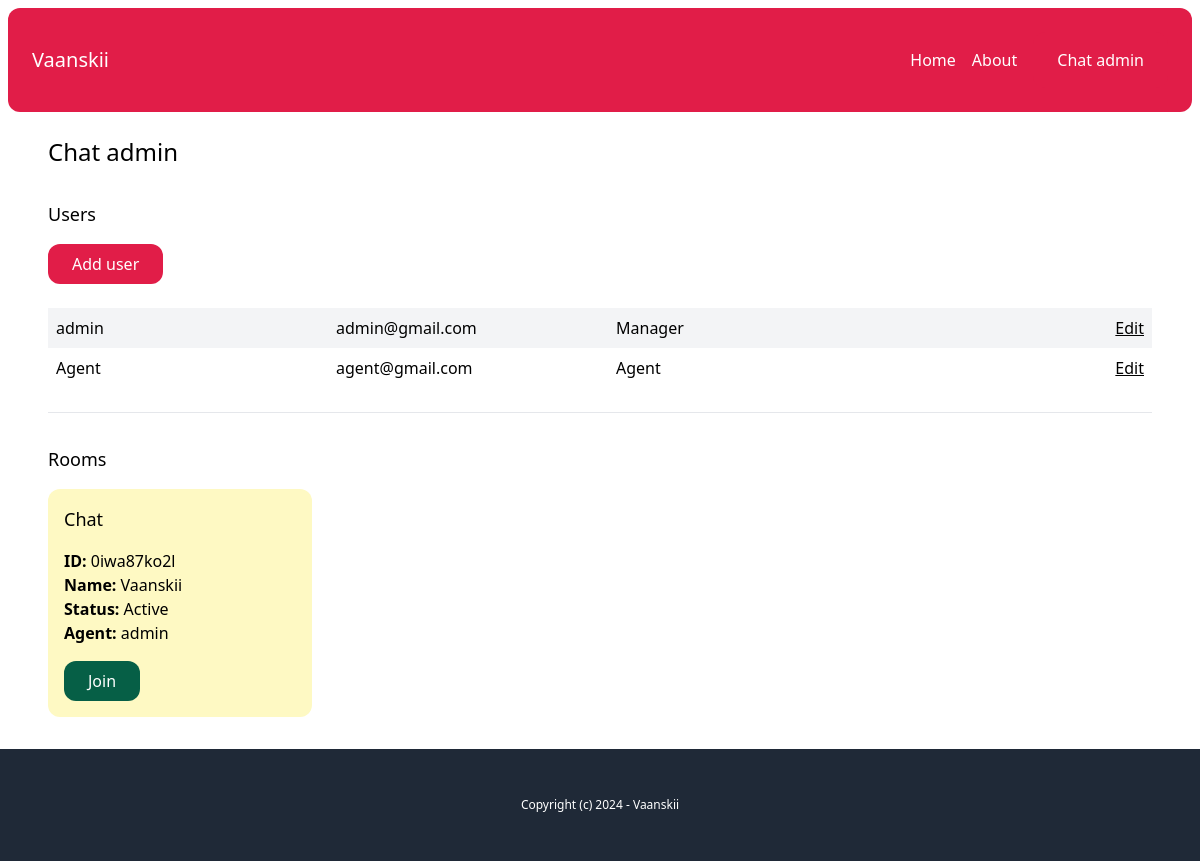
Before: /chat-admin/ (signed in) with the older database file.
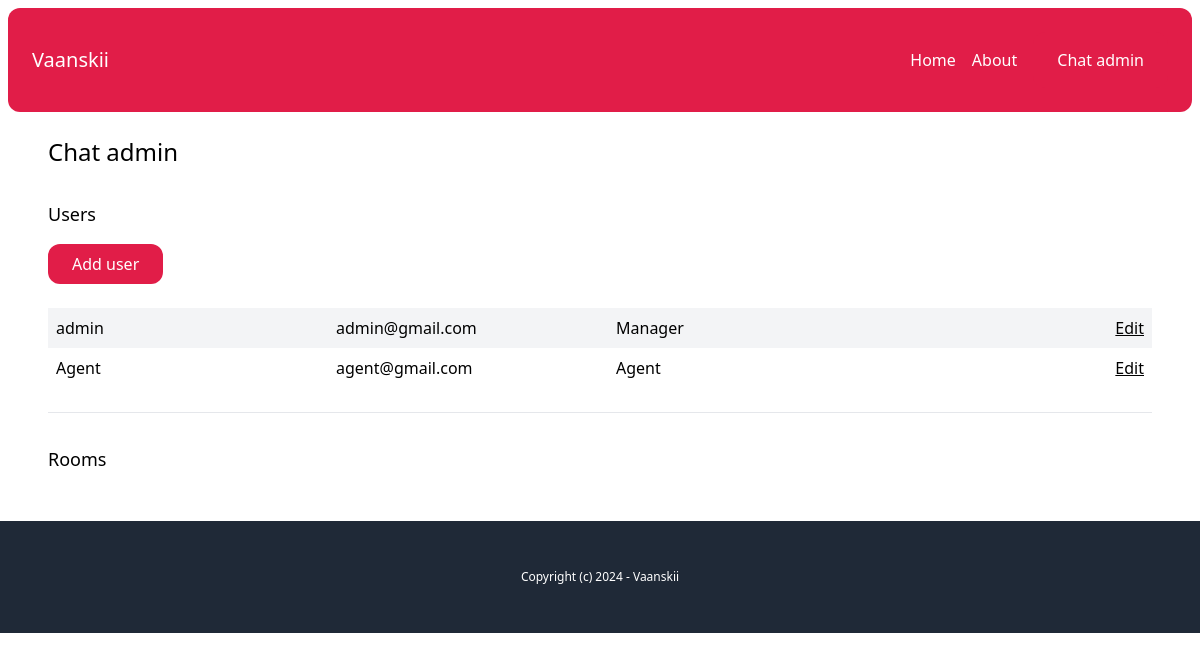
After: the same page with the newer database file.
### account/models.py (models this page shows)
class User(AbstractBaseUser, PermissionsMixin):
    AGENT = 'agent'
    MANAGER = 'manager'
    ROLES_CHOICES = (
        (AGENT, 'Agent'),
        (MANAGER, 'Manager'),
    )
    id = models.UUIDField(primary_key=True, default=uuid.uuid4, editable=False)
    email = models.EmailField(unique=True)
    name = models.CharField(max_length=255, blank=True, default='')
    role = models.CharField(max_length=20, choices=ROLES_CHOICES, default=AGENT)
    is_active = models.BooleanField(default=True)
    is_superuser = models.BooleanField(default=False)
    is_staff = models.BooleanField(default=False)
    date_joined = models.DateTimeField(default=timezone.now)
    last_login = models.DateTimeField(blank=True, null=True)
    objects = CustomUserManager()
    USERNAME_FIELD = 'email'
    EMAIL_FIELD = 'email'
    REQUIRED_FIELDS = ['name']

### chat/models.py (models this page shows, shortened)
class Room(models.Model):
    WAITING = 'waiting'
    ACTIVE = 'active'
    CLOSED = 'closed'
    CHOICES_STATUS = (
        (WAITING, 'Waiting'),
        (ACTIVE, 'Active'),
        (CLOSED, 'Closed')
    )
    uuid = models.CharField(max_length=255)
    client = models.CharField(max_length=255)
    agent = models.ForeignKey(User, related_name='rooms', blank=True, null=True, on_delete=models.SET_NULL)
    messages = models.ManyToManyField(Message, blank=True)
    url = models.CharField(max_length=255, blank=True, null=True)
    status = models.CharField(max_length=20, choices=CHOICES_STATUS, default=WAITING)
    created_at = models.DateTimeField(auto_now_add=True)
    class Meta:
        ordering = ['-created_at']

### chat/views.py (the view)
# urls.py: path('chat-admin/', views.admin, name="admin"),
@login_required
def admin(request):
    rooms = Room.objects.all()
    users = User.objects.filter(is_staff=True)
    return render(request, 'chat/admin.html', {
        'rooms': rooms,
        'users': users
    })

### chat/templates/chat/admin.html
{% extends "core/base.html" %}
{% block content %}
    <h1 class="text-2xl">Chat admin</h1>
    {% if perms.user.add_user %}
        <div class="mt-8">
            <h2 class="mb-4 text-lg">Users</h2>
            <a href="{% url 'chat:add_user' %}" class="inline-block py-2 px-6 bg-rose-600 text-white rounded-xl">Add user</a>
            <div class="mt-6">
                {% for user in users %}
                    <div class="grid grid-cols-4 gap-4 py-2 {% cycle 'bg-gray-100' '' %}">
                        <p class="px-2">{{ user.name }}</p>
                        <p class="px-2">{{ user.email }}</p>
                        <p class="px-2">{{ user.get_role_display }}</p>
                        <p class="px-2 text-right">
                            <a href="#" class="underline">Edit</a>
                        </p>
                    </div>
                {% endfor %}
                <hr class="my-6">
                <div class="mt-8">
                    <h2 class="mb-4 text-lg">Rooms</h2>
                    {% include "chat/partials/room_list.html" %}
                </div>
            </div>
        </div>
    {% endif %}
{% endblock%}

### core/templates/core/base.html (shortened to what this page needs)
{% load static %}
<!doctype html>
<html>
    <head>
        <link rel="stylesheet" type="text/css" href="{% static 'css/main.min.css' %}">
    </head>
    <body>
        <div class="p-2">
            <nav class="p-6 bg-rose-600 text-white flex justify-between items-center rounded-xl">
                <a href="{% url 'core:index' %}" class="text-xl">Vaanskii</a>
                <div class="flex items-center space-x-4">
                    <a href="{% url 'core:index' %}">Home</a>
                    <a href="{% url 'core:about' %}">About</a>
                    {% if request.user.is_authenticated %}
                        <a href="{% url 'chat:admin' %}" class="inline-block py-4 px-6 bg-rose-600 text-white rounded-xl">Chat admin</a>
                    {% endif %}
                </div>
            </nav>
            <main class="max-w-6xl mx-auto p-6">
                {% block content %}
                {% endblock %}
            </main>
        </div>
        <footer class="py-12 px-6 bg-gray-800 text-white text-center text-xs">
            <p>Copyright (c) 2024 - Vaanskii</p>
        </footer>
    </body>
</html>

### chat/templates/chat/partials/room_list.html
<div class="grid grid-cols-4 gap-4">
    {% for room in rooms %}
        <div class="p-4 rounded-xl {% if room.status == 'waiting' %}bg-emerald-100{% elif room.status == 'active' %}bg-yellow-100{% else %}bg-gray-100{% endif %}">
            <h3 class="mb-4 text-lg">Chat</h3>
            <p>
                <b>ID:</b> {{ room.uuid }} <br>
                <b>Name:</b> {{ room.client }} <br>
                <b>Status:</b> {{ room.get_status_display }}<br>
                <b>Agent:</b> {% firstof room.agent.name 'None yet...' %}
            </p>
            <a href="{% url 'chat:room' room.uuid %}" class="mt-4 inline-block py-2 px-6 bg-emerald-800 text-white rounded-xl">Join</a>
        </div>
    {% endfor %}
</div>

Changed rows visible on the page:
removed Room: uuid "0iwa87ko2l", client "Vaanskii", status "Active", agent.name "admin"
